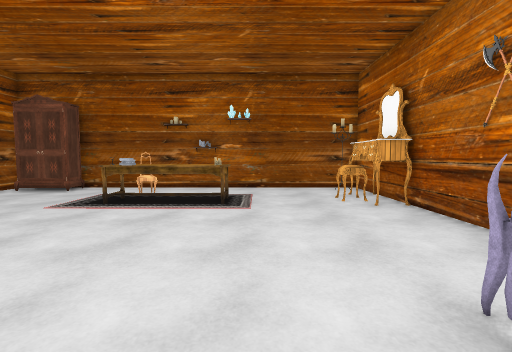
View 1 (above)

12 first-person views from a walk through a Unity game level. The camera is 1.4 m above the floor, tilts 4° down and sees 85° across. The floor is counted in squares, 1 m on a side. Each view is taken from the middle of a square. On the plan, view 1 faces up. The plan holds only what a view shows up to about 14 squares ahead; the rest is blank. The player character is not drawn. Some surface patterns are stand-ins.

View 2
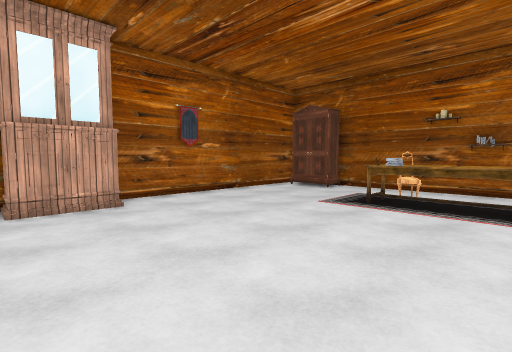

View 3
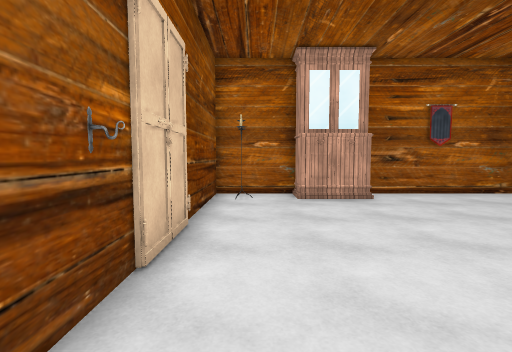

View 4
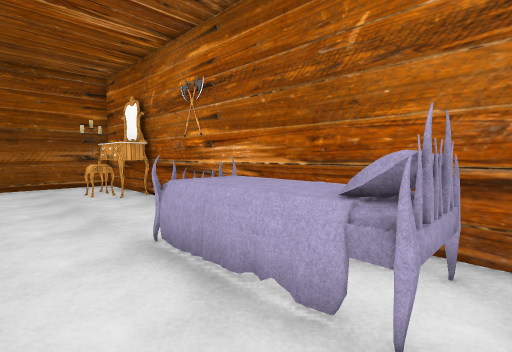

View 5
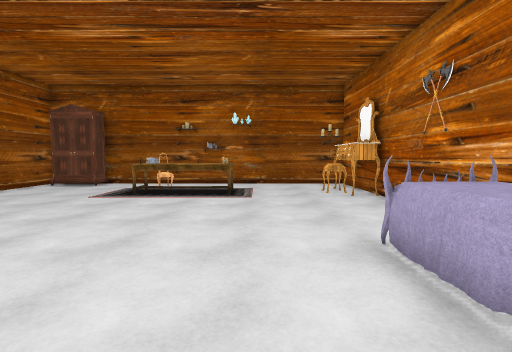

View 6
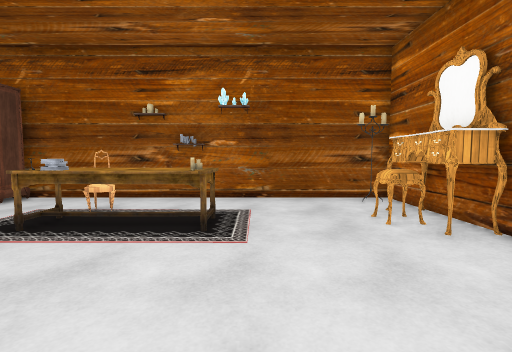

View 7
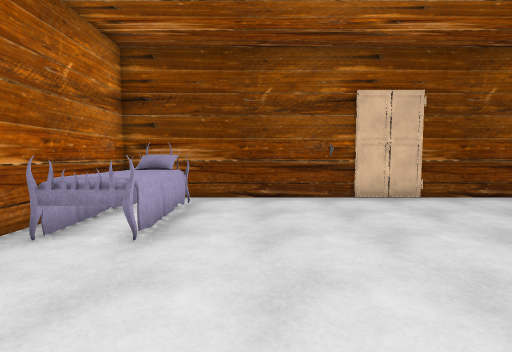

View 8
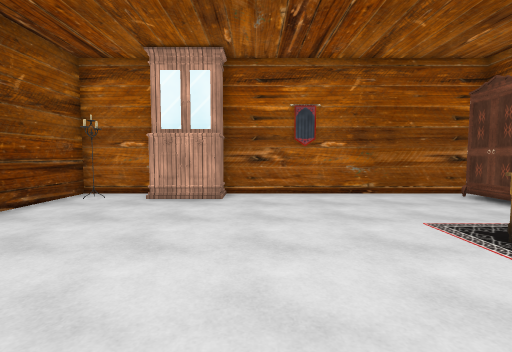

View 9
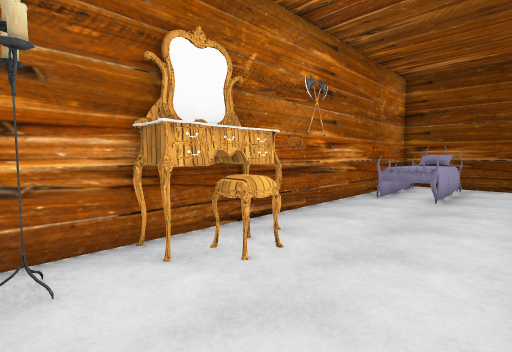

View 10
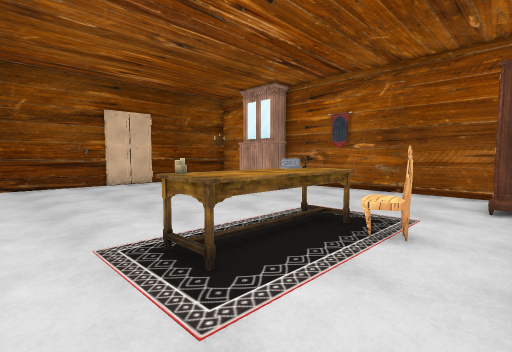

View 11
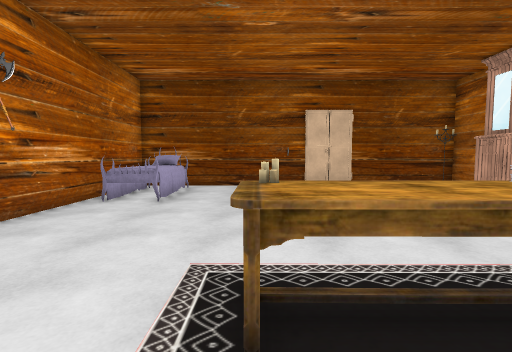

View 12
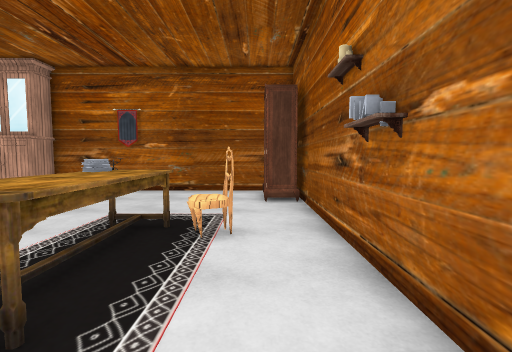

### Floor plan
Points are (right, up) in squares from view 1. A wall is a line through its corners. A room is listed if a view was taken in it or the views show most of it. See-through windows are left out.
Room 1 (views 1, 2, 3, 4, 5, 6, 7, 8, 9, 10, 11, 12)
walls: (3.6, 8.3) (3.6, 10.2) (4.4, 10.2); (4.4, 8) (3.5, 8); (4, 9.4) (3.3, 9.4) (3.3, 9.9); (-10.5, 0.5) (-10.5, -2.5) (4.5, -2.5) (4.5, 12.5) (-9.2, 12.5); (-10.5, 12.2) (-10.5, 2.6)
objects: cabinet (-10, 1) to (-9, 3); wardrobe (-10, 11) to (-8, 12); carpet (-4, 8) to (-1, 9); chair (-4, 10); bed (2, -1) to (4, 2); chair (3, 9)

Positions as (right, up) in squares from view 1, and headings:
1: (0, 0), facing up
2: (-1, 0), facing up-left
3: (0, -1), facing left
4: (0, -2), facing up-right
5: (0, -2), facing up
6: (0, 3), facing up
7: (0, 7), facing down
8: (0, 4), facing left
9: (0, 12), facing down-right
10: (1, 12), facing down-left
11: (-1, 11), facing down
12: (1, 11), facing left
